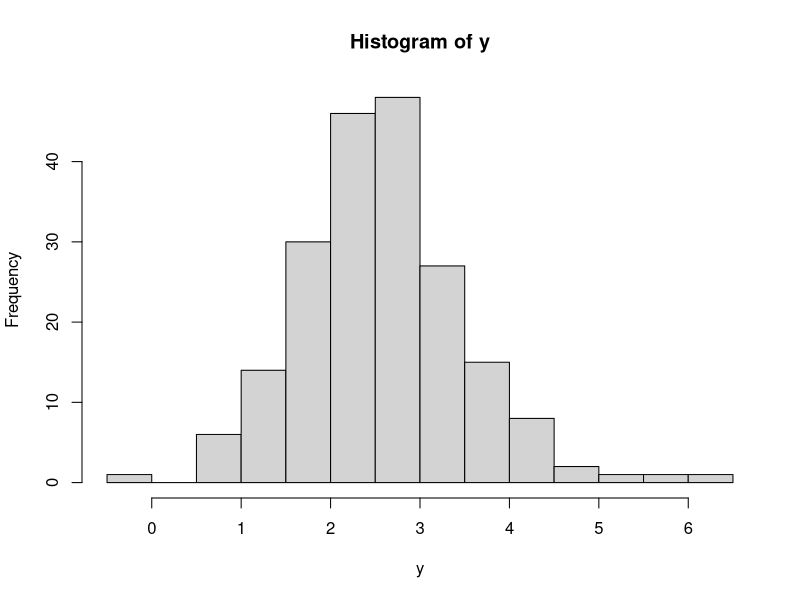
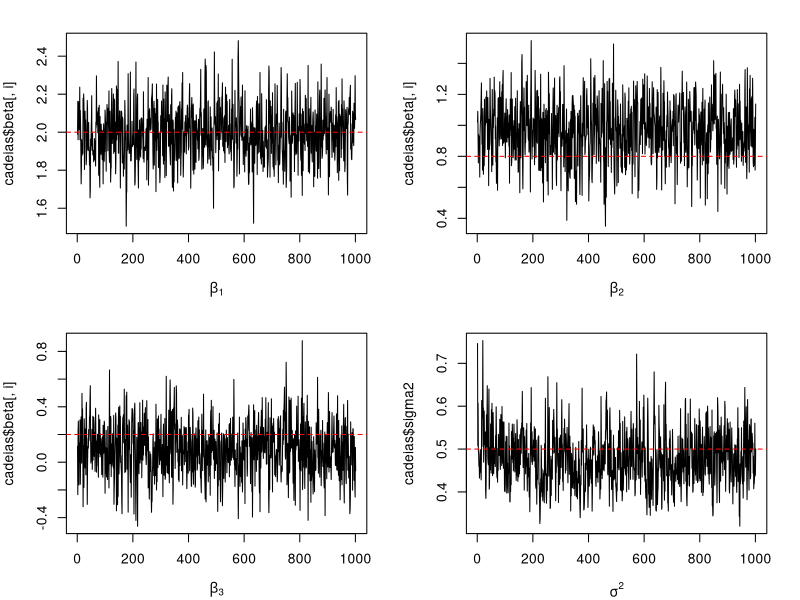
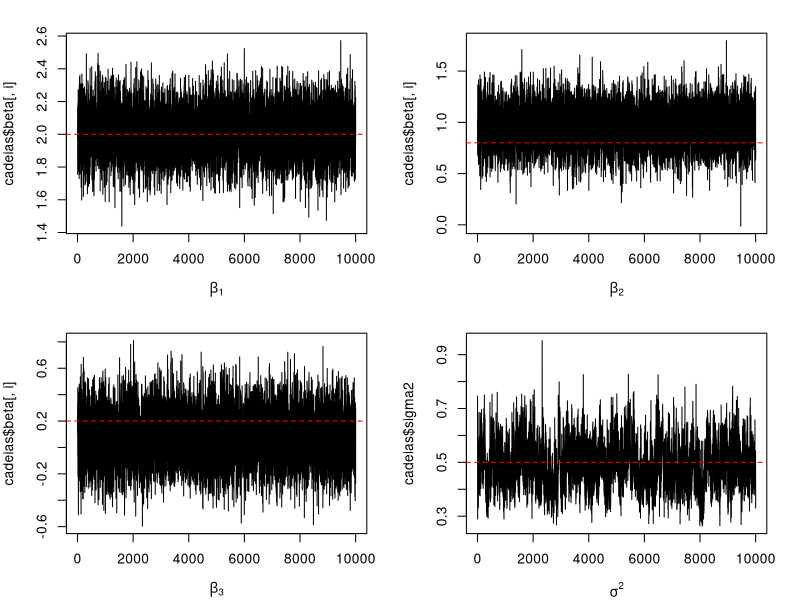
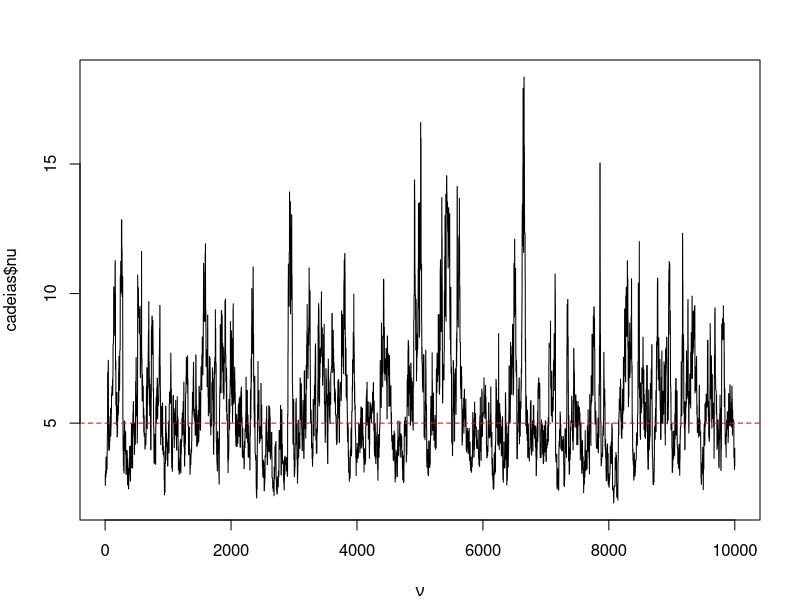
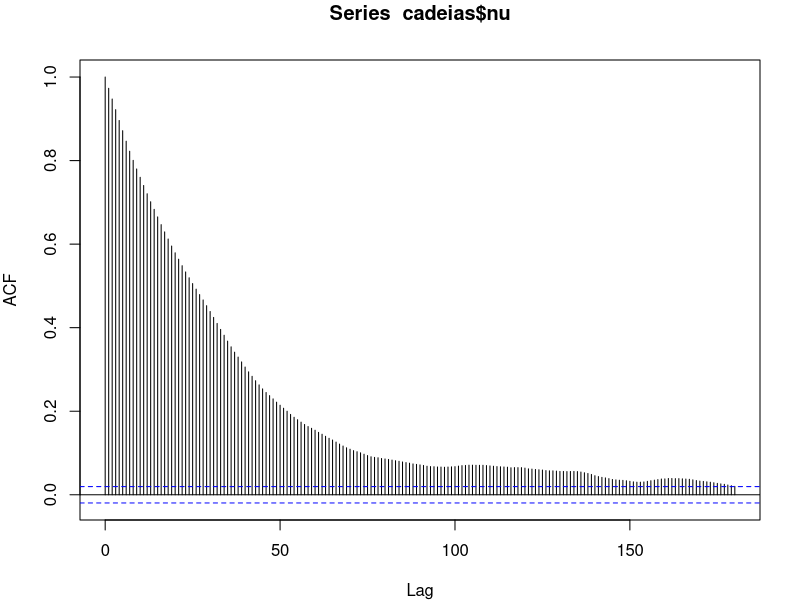
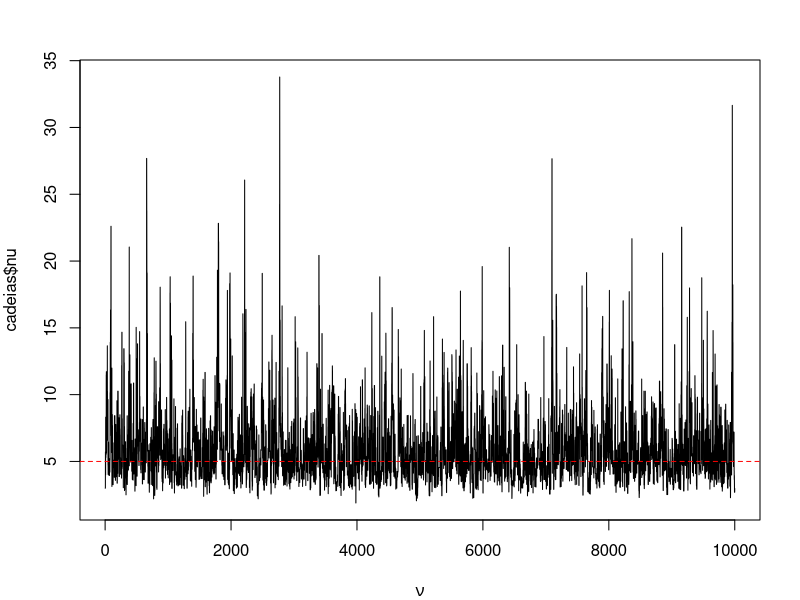
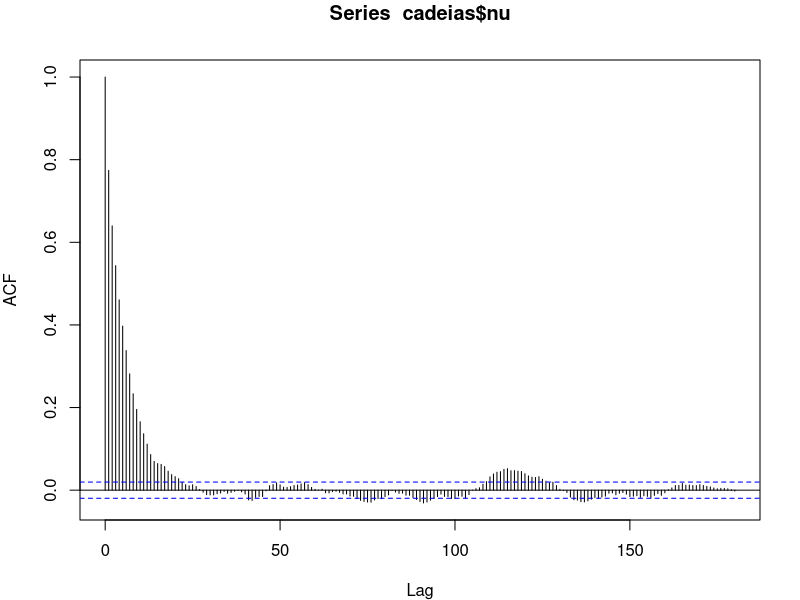
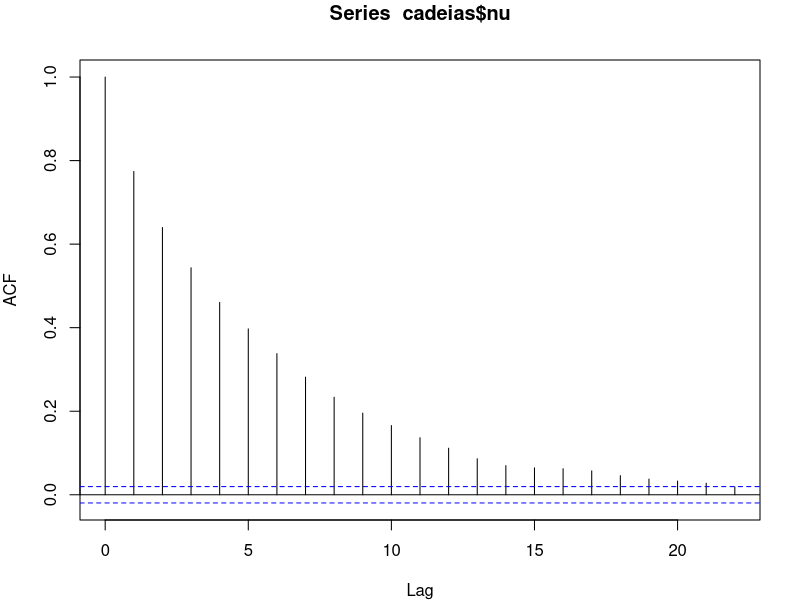

Generate these figures, in order, with R:
################################################################################
################################################################################
##################____________________________________________##################
##################                                            ##################
##################        Drops 4: Metropolis-Hastings        ##################
##################____________________________________________##################
##################                                            ##################
################################################################################
################################################################################

#Modelo: Y = X*beta + e, e ~ T_nu(0, sigma) => e|lambda ~ N(0, sigma2/lambda)
#beta|sigma2 ~ N(0, v2*sigma2)
#sigma2 ~ GamaInv(a, b)
#lambda|nu ~ Gama(nu/2, nu/2)
#nu ~ Fonseca et al (2008)

library(MASS) #ginv para a inversa

################################################################################
####################     Parte 1: nu fixado e conhecido     ####################
################################################################################
#B - simulações
#y - variável resposta
#X - covariáveis
#nu - graus de liberdade
#v2, a, b - parâmetros da priori
Gibbs <- function(B, y, X, nu, v2, a, b, seed = NULL){
  n <- length(y) #Tamanho da amostra
  n_cov <- dim(X)[2] #Número de covariáveis
  #Definindo os parâmetros de interesse (lambda não é de interesse!)
  beta <- matrix(NA, nrow = B+1, ncol = n_cov)
  sigma2 <- numeric(B+1)
  #Chutes iniciais (regressão linear frequentista)
  beta[1, ] <- ginv(t(X)%*%X)%*%t(X)%*%y
  sigma2[1] <- sum((y - X%*%beta[1,])^2)/(n - n_cov)
  #Amostrador de Gibbs
  set.seed(seed)
  for(i in 2:(B+1)){
    e2 <- (y - X%*%beta[i-1,])^2
    #lambda
    lambda <- rgamma(n, (nu+1)/2, 1/2*(nu + e2/sigma2[i-1]))
    #sigma2
    sigma2[i] <- 1/rgamma(1, (n+n_cov)/2 + a,
                         sum(lambda*e2)/2 + sum(beta[i-1,]^2)/(2*v2) + b)
    #beta
    invSig <- diag(lambda/sigma2[i], n)
    V <- ginv(t(X)%*%invSig%*%X +
                diag(1/(v2*sigma2[i]), n_cov))
    m <- V%*%t(X)%*%invSig%*%y
    beta[i,] <- m + t(chol(V))%*%rnorm(n_cov)
  }
  return(list(beta = beta, sigma2 = sigma2, nu = nu))
}

set.seed(666)
n <- 200
beta <- c(2, .8, .2)
sigma2 <- .5
nu <- 5
X <- matrix(c(rep(1, n), runif(n), runif(n)), ncol = 3)
y <- rt(n, nu)*sqrt(sigma2) + X%*%beta

hist(y)

cadeias <- Gibbs(B = 1000, y = y, X = X, nu = nu,
                 v2 = 100, a = .01, b = .01, seed = 42)

par(mfrow = c(2, 2), mar = c(4,4,2,2))
for(i in 1:3){
  plot(cadeias$beta[,i], type = 'l', xlab = bquote(beta[.(i)]))
  abline(h = beta[i], col = 'red', lty = 2)
}
plot(cadeias$sigma2, type = 'l', xlab = expression(sigma^2))
abline(h = sigma2, col = 'red', lty = 2)

################################################################################
####################        Parte 2: nu desconhecido        ####################
################################################################################

priori.nu <- function(nu, log = T){
  den <- 1/2*log(nu/(nu+3)) +
    1/2*log(trigamma(nu/2)-trigamma((nu+1)/2)-2*(nu+3)/(nu*(nu+1)^2))
  if(!log) den <- exp(den)
  return(den)
}
MCMC <- function(B, y, X, nu0, v.nu, v2, a, b, seed = NULL){
  n <- length(y) #Tamanho da amostra
  n_cov <- dim(X)[2] #Número de covariáveis
  #Definindo os parâmetros de interesse (lambda não é de interesse!)
  beta <- matrix(NA, nrow = B+1, ncol = n_cov)
  sigma2 <- nu <- numeric(B+1)
  #Chutes iniciais (regressão linear frequentista)
  beta[1, ] <- ginv(t(X)%*%X)%*%t(X)%*%y
  sigma2[1] <- sum((y - X%*%beta[1,])^2)/(n - n_cov)
  nu[1] <- nu0
  #Taxa de aceitação
  aceita <- 0
  set.seed(seed)
  for(i in 2:(B+1)){
    #Resíduo ao quadrado
    e2 <- (y - X%*%beta[i-1,])^2
    #lambda (Gibbs)
    lambda <- rgamma(n, (nu[i-1]+1)/2, 1/2*(nu[i-1] + e2/sigma2[i-1]))
    
    #nu (MH)
    #Gero da distribuição proposta
    nu.prop <- exp(rnorm(1, log(nu[i-1]), sd = sqrt(v.nu)))
    #Calcular log da aceitação
    log_a <-
      sum(dgamma(lambda, nu.prop/2, nu.prop/2, log = T) -
            dgamma(lambda, nu[i-1]/2, nu[i-1]/2, log = T)) + #log-vero
      priori.nu(nu.prop) - priori.nu(nu[i-1]) + #log-priori
      dnorm(log(nu[i-1]), mean = log(nu.prop), sd = sqrt(v.nu), log = T) -
      dnorm(log(nu.prop), mean = log(nu[i-1]), sd = sqrt(v.nu), log = T) #prop
    #Aceitação da proposta ou continuidade no valor anterior
    ifelse(log_a >= log(runif(1)),
           c(nu[i] <- nu.prop, aceita <- aceita + 1),
           nu[i] <- nu[i-1])
    #sigma2 (Gibbs)
    sigma2[i] <- 1/rgamma(1, (n+n_cov)/2 + a,
                          sum(lambda*e2)/2 + sum(beta[i-1,]^2)/(2*v2) + b)
    #beta (Gibbs)
    invSig <- diag(lambda/sigma2[i], n)
    V <- ginv(t(X)%*%invSig%*%X +
                diag(1/(v2*sigma2[i]), n_cov))
    m <- V%*%t(X)%*%invSig%*%y
    beta[i,] <- m + t(chol(V))%*%rnorm(n_cov)
  }
  return(list(beta = beta, sigma2 = sigma2, nu = nu, aceita = aceita/B))
}

cadeias <- MCMC(B = 10000, y, X, nu0 = 3, v.nu = .055,
                v2 = 100, a = .01, b = .01, seed = 42)
cadeias$aceita

par(mfrow = c(2, 2), mar = c(4,4,2,2))
for(i in 1:3){
  plot(cadeias$beta[,i], type = 'l', xlab = bquote(beta[.(i)]))
  abline(h = beta[i], col = 'red', lty = 2)
}
plot(cadeias$sigma2, type = 'l', xlab = expression(sigma^2))
abline(h = sigma2, col = 'red', lty = 2)

par(mfrow = c(1, 1), mar = c(4,4,3,2))
plot(cadeias$nu, type = 'l', xlab = expression(nu))
abline(h = nu, col = 'red', lty = 2)


################################################################################
##################        Parte 3: outros diagnósticos        ##################
################################################################################

#Autocorrelação
acf(cadeias$nu, lag = 180)

MCMC2 <- function(B, y, X, nu0, v.nu, v2, a, b, seed = NULL){
  n <- length(y) #Tamanho da amostra
  n_cov <- dim(X)[2] #Número de covariáveis
  #Definindo os parâmetros de interesse (lambda não é de interesse!)
  beta <- matrix(NA, nrow = B+1, ncol = n_cov)
  sigma2 <- nu <- numeric(B+1)
  #Chutes iniciais (regressão linear frequentista)
  beta[1, ] <- ginv(t(X)%*%X)%*%t(X)%*%y
  sigma2[1] <- sum((y - X%*%beta[1,])^2)/(n - n_cov)
  nu[1] <- nu0
  #Taxa de aceitação
  aceita <- 0
  set.seed(seed)
  for(i in 2:(B+1)){
    #Resíduo ao quadrado
    e <- (y - X%*%beta[i-1,])
    #lambda (Gibbs)
    lambda <- rgamma(n, (nu[i-1]+1)/2, 1/2*(nu[i-1] + e^2/sigma2[i-1]))
    
    #nu (MH)
    nu.prop <- exp(rnorm(1, log(nu[i-1]), sd = sqrt(v.nu)))
    
    log_a <-
      sum(dt(e/sqrt(sigma2[i-1]), nu.prop, log = T) -
            dt(e/sqrt(sigma2[i-1]), nu[i-1], log = T)) + #log-vero
      priori.nu(nu.prop) - priori.nu(nu[i-1]) + #log-priori
      dnorm(log(nu[i-1]), mean = log(nu.prop), sd = sqrt(v.nu), log = T) -
      dnorm(log(nu.prop), mean = log(nu[i-1]), sd = sqrt(v.nu), log = T) #prop
    
    ifelse(log_a >= log(runif(1)),
           c(nu[i] <- nu.prop, aceita <- aceita + 1),
           nu[i] <- nu[i-1])
    #sigma2 (Gibbs)
    sigma2[i] <- 1/rgamma(1, (n+n_cov)/2 + a,
                          sum(lambda*e^2)/2 + sum(beta[i-1,]^2)/(2*v2) + b)
    #beta (Gibbs)
    invSig <- diag(lambda/sigma2[i], n)
    V <- ginv(t(X)%*%invSig%*%X +
                diag(1/(v2*sigma2[i]), n_cov))
    m <- V%*%t(X)%*%invSig%*%y
    beta[i,] <- m + t(chol(V))%*%rnorm(n_cov)
  }
  return(list(beta = beta, sigma2 = sigma2, nu = nu, aceita = aceita/B))
}

cadeias <- MCMC2(B = 10000, y, X, nu0 = 3, v.nu = .5,
                 v2 = 100, a = 0.01, b = 0.01, seed = 42)
cadeias$aceita

plot(cadeias$nu, type = 'l', xlab = expression(nu))
abline(h = nu, col = 'red', lty = 2)

acf(cadeias$nu, lag = 180)
acf(cadeias$nu, lag = 22)


acf(cadeias$beta[,1], lag = 22)
acf(cadeias$beta[,2], lag = 22)
acf(cadeias$beta[,3], lag = 22)
acf(cadeias$sigma2, lag = 22)

library(coda)
matMCMC <- cbind(cadeias$beta, cadeias$sigma2, cadeias$nu)
colnames(matMCMC) <- c("beta0", "beta1", "beta2", "sigma2", "nu")
matMCMC <- mcmc(data = matMCMC, start = 1000, thin = 22)
#ACF de novo
acfplot(matMCMC)
#Correlação dos parâmetros
crosscorr.plot(matMCMC)
#Densidade das posterioris
densplot(matMCMC)
#Número de simulações para garantir estimativa pontual estável
effectiveSize(matMCMC)
#Diagnóstico de convergência
geweke.plot(matMCMC)
#Intervalos HPD
HPDinterval(matMCMC, prob = 0.95)
#Taxa de rejeição
rejectionRate(matMCMC)
